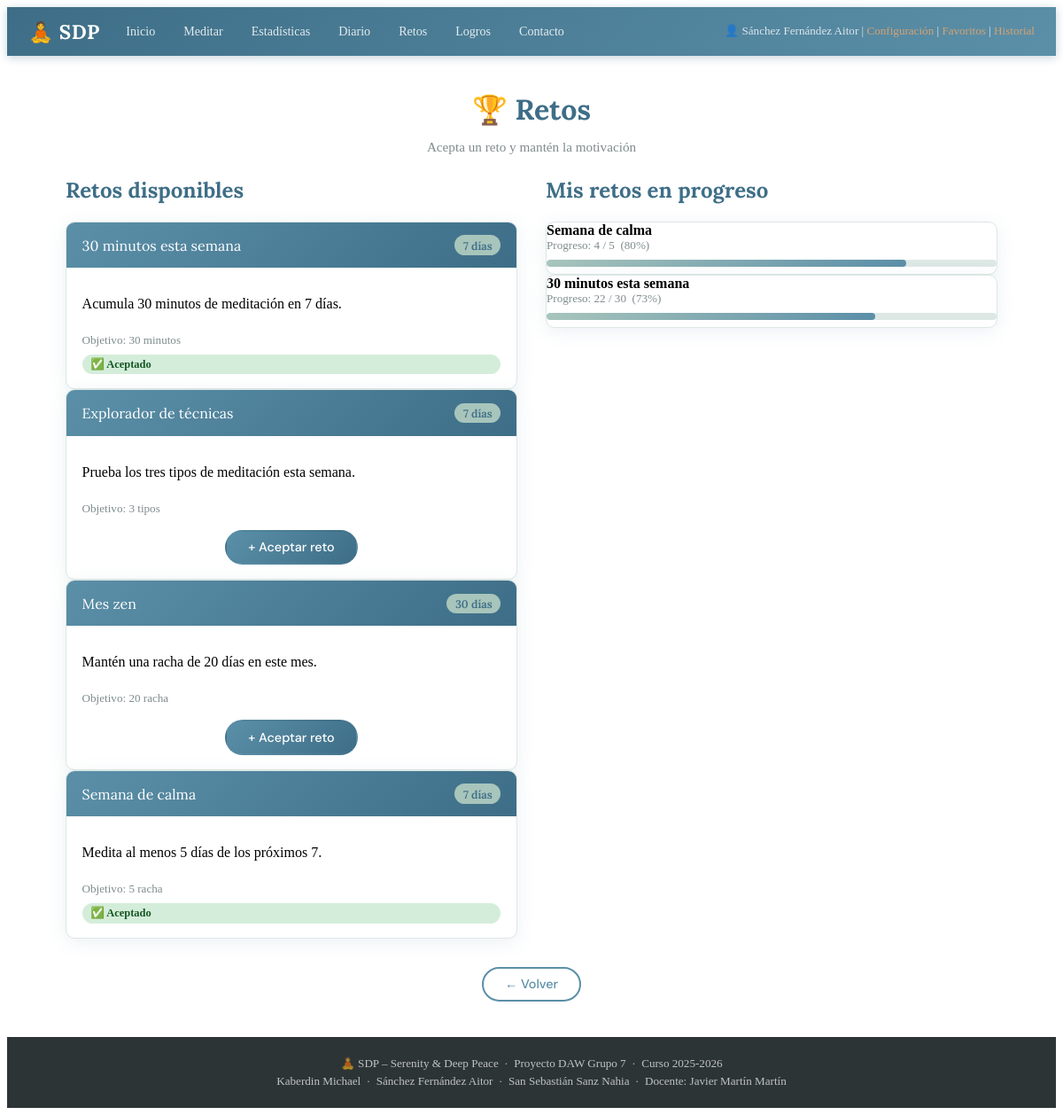
/controller/RetoController.php?action=verRetos (signed in), run on the app's committed database.
### tables this page shows
CREATE TABLE IF NOT EXISTS retos (
    id_reto        INT AUTO_INCREMENT PRIMARY KEY,
    titulo         VARCHAR(150) NOT NULL,
    descripcion    TEXT,
    tipo           ENUM('racha','minutos','sesiones','tipos') NOT NULL,
    objetivo_valor SMALLINT UNSIGNED NOT NULL,
    duracion_dias  TINYINT UNSIGNED NOT NULL DEFAULT 7,
    activo         TINYINT(1) NOT NULL DEFAULT 1
);

CREATE TABLE IF NOT EXISTS usuario_reto (
    id_usuario   INT NOT NULL,
    id_reto      INT NOT NULL,
    progreso     SMALLINT UNSIGNED NOT NULL DEFAULT 0,
    completado   TINYINT(1) NOT NULL DEFAULT 0,
    fecha_inicio DATETIME NOT NULL DEFAULT CURRENT_TIMESTAMP,
    PRIMARY KEY (id_usuario, id_reto),
    FOREIGN KEY (id_usuario) REFERENCES usuarios(id_usuario) ON DELETE CASCADE,
    FOREIGN KEY (id_reto)    REFERENCES retos(id_reto) ON DELETE CASCADE
);

### dao/SDPBD.php (called while the page is built, shortened)
<?php
class SDPBD {
    private static $conexion = null;
    private static function conexionBD() {
        $config = parse_ini_file(__DIR__ . "/../config/conf.ini");
        if (self::$conexion === null) {
            self::$conexion = new mysqli(
                $config['server'],
                $config['user'],
                $config['pasw'],
                $config['bd']
            );
        }
        self::$conexion->set_charset("utf8mb4");
        return self::$conexion;
    }
    public static function preparar($conexion, $consulta, ...$parametros) {
        $preparacion = $conexion->prepare($consulta);
        if ($parametros) {
            $tipos = "";
            foreach ($parametros as $parametro) {
                $tipos .= is_int($parametro) ? "i" : "s";
            }
            $preparacion->bind_param($tipos, ...$parametros);
        }
        return $preparacion;
    }
    public static function consultaLectura($consulta, ...$parametros) {
        $conexion    = self::conexionBD();
        $preparacion = self::preparar($conexion, $consulta, ...$parametros);
        $preparacion->execute();
        $resultado = $preparacion->get_result();
        if ($resultado->num_rows > 0) {
            return $resultado->fetch_all(MYSQLI_ASSOC);
        }
        return null;
    }
}
?>

### dao/RetoDAO.php (called while the page is built, shortened)
<?php
require_once(__DIR__ . '/../dao/SDPBD.php');
require_once(__DIR__ . '/../model/RetoModel.php');
class RetoDAO {
    private static function filaAModelo($fila) {
        $r = new RetoModel();
        $r->setIdReto($fila['id_reto']);
        $r->setTitulo($fila['titulo']);
        $r->setDescripcion($fila['descripcion'] ?? null);
        $r->setTipo($fila['tipo']);
        $r->setObjetivoValor($fila['objetivo_valor']);
        $r->setDuracionDias($fila['duracion_dias']);
        $r->setActivo($fila['activo']);
        return $r;
    }
    public static function listarActivos() {
        $resultado = SDPBD::consultaLectura("SELECT * FROM retos WHERE activo = 1 ORDER BY titulo");
        $lista = [];
        if ($resultado) {
            foreach ($resultado as $fila) {
                $lista[] = self::filaAModelo($fila);
            }
        }
        return $lista;
    }
    public static function retosUsuario($id_usuario) {
        $consulta  = "SELECT r.*, ur.progreso, ur.completado, ur.fecha_inicio
                      FROM usuario_reto ur
                      JOIN retos r ON ur.id_reto = r.id_reto
                      WHERE ur.id_usuario = ?
                      ORDER BY ur.fecha_inicio DESC";
        return SDPBD::consultaLectura($consulta, $id_usuario) ?? [];
    }
}
?>

### model/RetoModel.php (called while the page is built, shortened)
<?php
class RetoModel {
    private $id_reto;
    private $titulo;
    private $descripcion;
    private $tipo;
    private $objetivo_valor;
    private $duracion_dias;
    public function getIdReto()          { return $this->id_reto; }
    public function setIdReto($v)        { $this->id_reto = $v; }
    public function getTitulo()          { return $this->titulo; }
    public function setTitulo($v)        { $this->titulo = $v; }
    public function getDescripcion()     { return $this->descripcion; }
    public function setDescripcion($v)   { $this->descripcion = $v; }
    public function getTipo()            { return $this->tipo; }
    public function setTipo($v)          { $this->tipo = $v; }
    public function getObjetivoValor()   { return $this->objetivo_valor; }
    public function setObjetivoValor($v) { $this->objetivo_valor = $v; }
    public function getDuracionDias()    { return $this->duracion_dias; }
    public function setDuracionDias($v)  { $this->duracion_dias = $v; }
}
?>

### view/retosView.php (the view, shortened to what this page needs)
<?php include __DIR__ . '/../view/statics/cabeceraView.php'; ?>
<main>
    <h1>🏆 Retos</h1>
    <p class="subtitulo">Acepta un reto y mantén la motivación</p>
    <div class="retos-layout">
        <div>
            <h2>Retos disponibles</h2>
            <?php if (empty($retosActivos)): ?>
                <p class="texto-vacio">No hay retos activos en este momento.</p>
            <?php else: ?>
            <?php foreach ($retosActivos as $reto): ?>
            <div class="tarjeta-reto">
                <div class="tarjeta-cabecera">
                    <span><?php echo htmlspecialchars($reto->getTitulo()); ?></span>
                    <span class="badge"><?php echo $reto->getDuracionDias(); ?> días</span>
                </div>
                <div class="tarjeta-cuerpo">
                    <p><?php echo htmlspecialchars($reto->getDescripcion() ?? ''); ?></p>
                    <p class="tarjeta-meta">Objetivo: <?php echo $reto->getObjetivoValor(); ?> <?php echo $reto->getTipo(); ?></p>
                    <?php if (!in_array($reto->getIdReto(), $ids_aceptados)): ?>
                        <form method="POST" action="../controller/RetoController.php">
                            <button type="submit" class="botones botones-primario">+ Aceptar reto</button>
                        </form>
                    <?php else: ?>
                        <span class="badge badge-ok">✅ Aceptado</span>
                    <?php endif; ?>
                </div>
            </div>
            <?php endforeach; ?>
            <?php endif; ?>
        </div>
        <div>
            <h2>Mis retos en progreso</h2>
            <?php if (empty($retosUsuario)): ?>
                <p class="texto-vacio">Aún no has aceptado ningún reto.</p>
            <?php else: ?>
            <?php foreach ($retosUsuario as $ur): ?>
            <div class="tarjeta-reto">
                <strong><?php echo htmlspecialchars($ur['titulo']); ?></strong>
                <p class="tarjeta-meta">
                    Progreso: <?php echo $ur['progreso']; ?> / <?php echo $ur['objetivo_valor']; ?>
                    &nbsp;(<?php echo $ur['objetivo_valor'] > 0 ? round($ur['progreso'] * 100 / $ur['objetivo_valor']) : 0; ?>%)
                </p>
                <div class="barra-progreso">
                    <div class="barra-relleno" style="width:<?php
                        echo $ur['objetivo_valor'] > 0 ? min(100, round($ur['progreso'] * 100 / $ur['objetivo_valor'])) : 0;
                    ?>%"></div>
                </div>
            </div>
            <?php endforeach; ?>
            <?php endif; ?>
        </div>
    </div>
    <div class="dashboardActions">
        <button class="botones" onclick="history.back()">← Volver</button>
    </div>
</main>
<?php include __DIR__ . '/../view/statics/pieView.php'; ?>

### assets/css/styles.css (style rules this page uses)
:root { --primario: #5b8fa8; --primario-dk: #3e6e87; --secundario: #a8c5bc; --acento: #d4a373; --fondo: #f8f5f0; --fondo-card: #ffffff; --texto: #2d3436; --texto-muted: #7f8c8d; --borde: #dde8e5; --peligro: #e74c3c; --ok: #27ae60; --sombra: 0 4px 20px rgba(91, 143, 168, .12); --radio: 10px; }
*, *::before, *::after { box-sizing: border-box; }
h1, h2, h3, h4 { font-family: 'Lora', serif; color: var(--primario-dk); margin-top: 0; }
main { grid-area: main; padding: 2.5rem 1.5rem; display: flex; flex-direction: column; align-items: center; max-width: 1100px; margin: 0 auto; width: 100%; }
.subtitulo { color: var(--texto-muted); margin-top: -.5rem; margin-bottom: 1.5rem; font-size: .95rem; }
form { all: unset; width: 100%; display: flex; flex-direction: column; align-items: center; }
.botones { display: inline-block; padding: .55rem 1.5rem; background: var(--fondo-card); color: var(--primario); border: 2px solid var(--primario); border-radius: 25px; font-family: 'DM Sans', sans-serif; font-weight: 500; font-size: .9rem; cursor: pointer; margin-top: .5rem; text-decoration: none; transition: all .2s; }
.botones-primario { background: linear-gradient(135deg, var(--primario), var(--primario-dk)); color: #fff; border-color: transparent; }
.dashboardActions { display: flex; flex-wrap: wrap; gap: .7rem; justify-content: center; margin-top: 1.5rem; width: 100%; }
.tarjeta-tipo, .tarjeta-med, .tarjeta-resp, .tarjeta-diario, .tarjeta-reto { background: var(--fondo-card); border: 1px solid var(--borde); border-radius: var(--radio); box-shadow: var(--sombra); overflow: hidden; transition: transform .25s, box-shadow .25s; }
.tarjeta-cabecera { background: linear-gradient(135deg, var(--primario), var(--primario-dk)); color: #fff; padding: .9rem 1.1rem; font-family: 'Lora', serif; font-size: 1rem; display: flex; justify-content: space-between; align-items: center; gap: .5rem; }
.tarjeta-cuerpo { padding: 1rem 1.1rem; display: flex; flex-direction: column; gap: .5rem; }
.tarjeta-meta { font-size: .82rem; color: var(--texto-muted); margin: 0; }
.badge { display: inline-block; padding: .2rem .6rem; border-radius: 20px; font-size: .78rem; font-weight: 600; background: var(--secundario); color: var(--primario-dk); }
.badge-ok { background: #d4edda; color: #155724; }
.retos-layout { display: grid; grid-template-columns: 1fr 1fr; gap: 2rem; width: 100%; }
.barra-progreso { height: 8px; background: var(--borde); border-radius: 4px; overflow: hidden; margin: .5rem 0; width: 100%; }
.barra-relleno { height: 100%; background: linear-gradient(90deg, var(--secundario), var(--primario)); border-radius: 4px; transition: width .4s ease; }

### data on the page
retos: titulo "30 minutos esta semana", duracion_dias "7", descripcion "Acumula 30 minutos de meditación en 7 días.", objetivo_valor "30", tipo "minutos", shows "✅ Aceptado"
retos: titulo "Explorador de técnicas", duracion_dias "7", descripcion "Prueba los tres tipos de meditación esta semana.", objetivo_valor "3", tipo "tipos"
retos: titulo "Mes zen", duracion_dias "30", descripcion "Mantén una racha de 20 días en este mes.", objetivo_valor "20", tipo "racha"
retos: titulo "Semana de calma", duracion_dias "7", descripcion "Medita al menos 5 días de los próximos 7.", objetivo_valor "5", tipo "racha", shows "✅ Aceptado"
usuario_reto: id_reto.titulo "Semana de calma", progreso "4", id_reto.objetivo_valor "5", $ur['progreso']*100/$ur['objetivo_valor'] "80"
usuario_reto: id_reto.titulo "30 minutos esta semana", progreso "22", id_reto.objetivo_valor "30", $ur['progreso']*100/$ur['objetivo_valor'] "73"

### other printed values
$_SESSION['nombre_completo'] "Sánchez Fernández Aitor"
